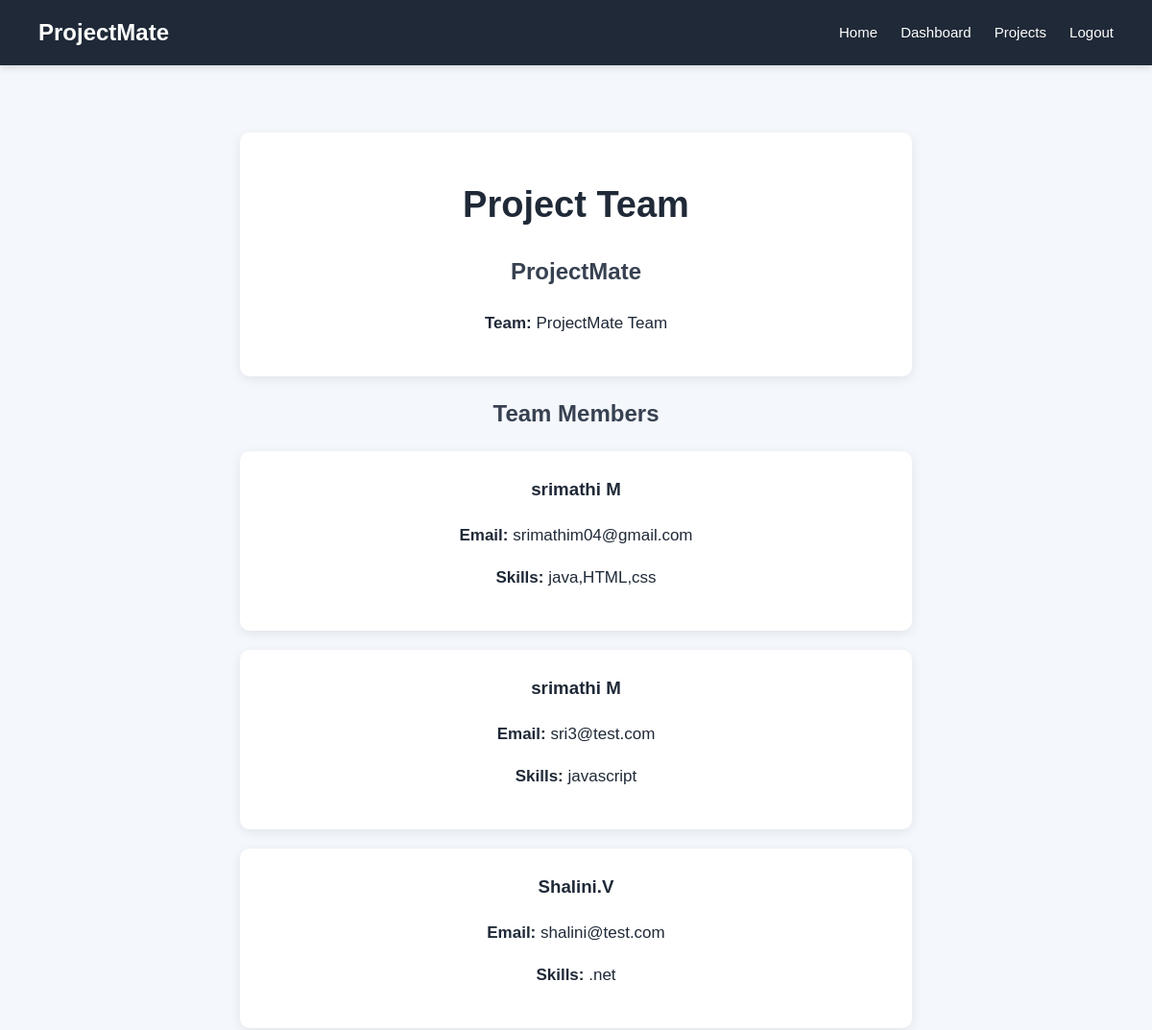
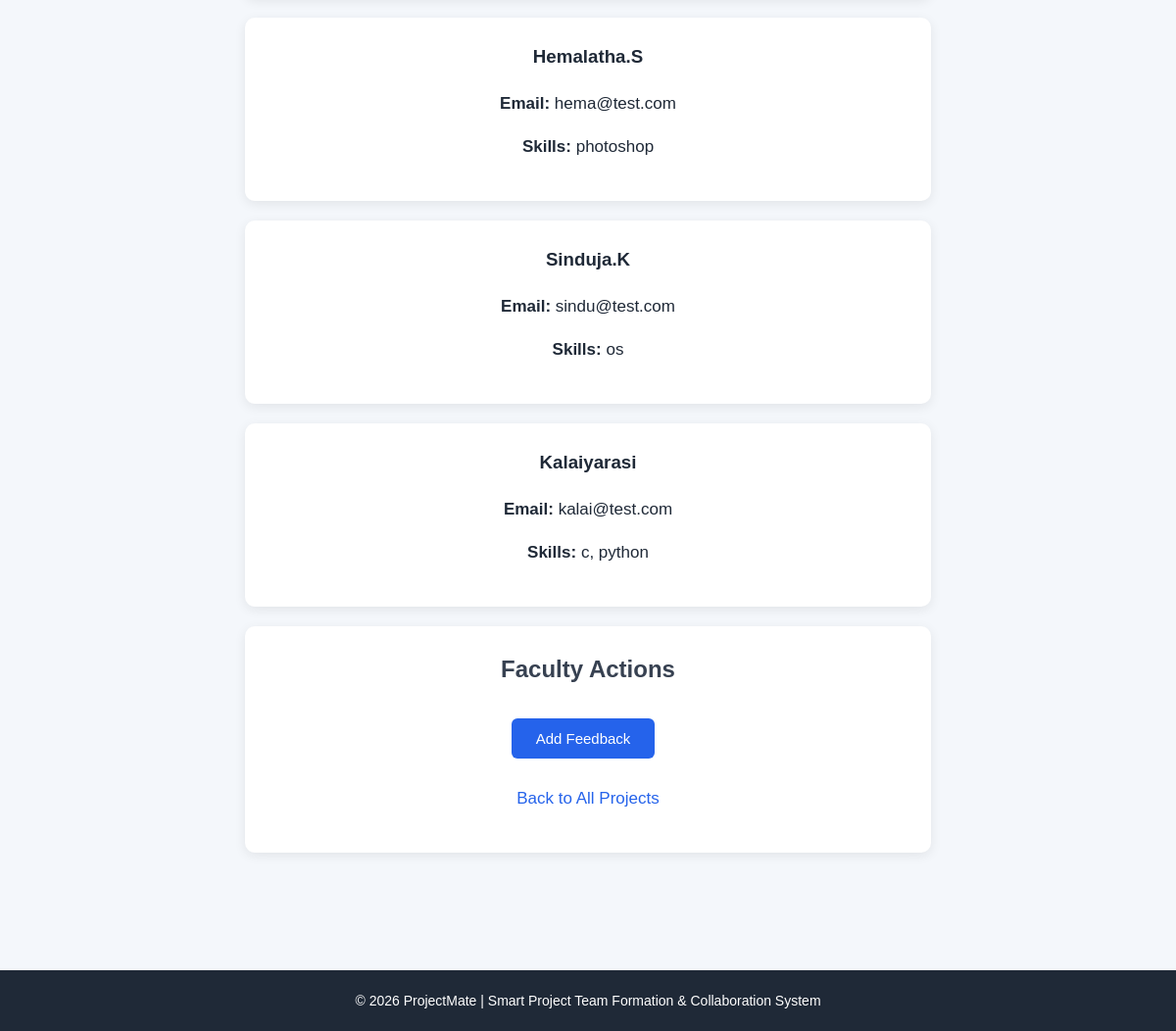
Screenshot of /faculty-project-team/1 (signed in) with the database file from the repository (2 pictures, top to bottom).
### tables this page shows
CREATE TABLE projects (
            id INTEGER PRIMARY KEY AUTOINCREMENT,
            project_name TEXT NOT NULL,
            description TEXT,
            team_id INTEGER NOT NULL,
            guide_id INTEGER,
            start_date TEXT,
            end_date TEXT,
            status TEXT DEFAULT 'Not Started',
            FOREIGN KEY (team_id) REFERENCES teams(id),
            FOREIGN KEY (guide_id) REFERENCES users(id)
        );

CREATE TABLE teams (
            id INTEGER PRIMARY KEY AUTOINCREMENT,
            team_name TEXT UNIQUE NOT NULL,
            leader_id INTEGER,
            created_at TIMESTAMP DEFAULT CURRENT_TIMESTAMP,
            FOREIGN KEY (leader_id) REFERENCES student_profiles(id)
        );

CREATE TABLE users (
            id INTEGER PRIMARY KEY AUTOINCREMENT,
            name TEXT NOT NULL,
            email TEXT UNIQUE NOT NULL,
            password TEXT NOT NULL,
            role TEXT NOT NULL
        );

### app.py (the view)
@app.route("/faculty-project-team/<int:project_id>")
def faculty_project_team(project_id):
    user_id = session.get("user_id")
    if not user_id:
        return redirect(url_for("faculty_login"))
    conn = get_db_connection()
    faculty = conn.execute("""
        SELECT id
        FROM users
        WHERE id = ?
        AND role = 'faculty'
    """, (user_id,)).fetchone()
    if faculty is None:
        conn.close()
        return "Access denied! Faculty only."
    project = conn.execute("""
        SELECT
            projects.id,
            projects.project_name,
            projects.team_id,
            teams.team_name
        FROM projects
        JOIN teams
            ON projects.team_id = teams.id
        WHERE projects.id = ?
    """, (project_id,)).fetchone()
    if project is None:
        conn.close()
        return "Project not found!"
    members = conn.execute("""
        SELECT
            users.name,
            users.email,
            GROUP_CONCAT(
                DISTINCT skills.skill_name
            ) AS skills
        FROM team_members
        JOIN student_profiles
            ON team_members.student_id = student_profiles.id
        JOIN users
            ON student_profiles.user_id = users.id
        LEFT JOIN student_skills
            ON student_profiles.id = student_skills.student_id
        LEFT JOIN skills
            ON student_skills.skill_id = skills.id
        WHERE team_members.team_id = ?
        GROUP BY users.id
    """, (project["team_id"],)).fetchall()
    conn.close()
    return render_template(
        "faculty_project_team.html",
        project=project,
        members=members
    )

### app.py (called while the page is built)
def get_db_connection():
    conn = sqlite3.connect(DATABASE)
    conn.row_factory = sqlite3.Row
    return conn

### templates/faculty_project_team.html (shortened to what this page needs)
<!DOCTYPE html>
<html lang="en">
<head>
    <link rel="stylesheet"
          href="{{ url_for('static', filename='style.css') }}">
</head>
<body>
    <nav>
        <h2>ProjectMate</h2>
        <div>
            <a href="{{ url_for('home') }}">
                Home
            </a>
            <a href="{{ url_for('faculty_dashboard') }}">
                Dashboard
            </a>
            <a href="{{ url_for('faculty_projects') }}">
                Projects
            </a>
            <a href="{{ url_for('student_logout') }}">
                Logout
            </a>
        </div>
    </nav>
    <main>
        <section class="card">
            <h1>
                Project Team
            </h1>
            <h2>
                {{ project["project_name"] }}
            </h2>
            <p>
                <strong>Team:</strong>
                {{ project["team_name"] }}
            </p>
        </section>
        <section>
            <h2>
                Team Members
            </h2>
            {% if members %}
                {% for member in members %}
                    <div class="card">
                        <h3>
                            {{ member["name"] }}
                        </h3>
                        <p>
                            <strong>Email:</strong>
                            {{ member["email"] }}
                        </p>
                        <p>
                            <strong>Skills:</strong>
                            {% if member["skills"] %}
                                {{ member["skills"] }}
                            {% else %}
                                No skills added yet
                            {% endif %}
                        </p>
                    </div>
                {% endfor %}
            {% else %}
                <div class="card">
                    <p>
                        No team members found.
                    </p>
                </div>
            {% endif %}
        </section>
        <section class="card">
            <h2>
                Faculty Actions
            </h2>
            <p>
                <a href="{{ url_for(
                    'add_feedback',
                    project_id=project['id']
                ) }}">
                    <button type="button">
                        Add Feedback
                    </button>
                </a>
            </p>
            <p>
                <a href="{{ url_for('faculty_projects') }}">
                    Back to All Projects
                </a>
            </p>
        </section>
    </main>
    <footer>
        <p>
            © 2026 ProjectMate |
            Smart Project Team Formation &
            Collaboration System
        </p>
    </footer>
</body>
</html>

### static/style.css (style rules this page uses)
* { box-sizing: border-box; }
body { font-family: Arial, sans-serif; margin: 0; padding: 0; background-color: #f4f7fb; color: #1f2937; line-height: 1.6; }
nav { background-color: #1f2937; padding: 15px 40px; display: flex; justify-content: space-between; align-items: center; box-shadow: 0 2px 8px rgba(0, 0, 0, 0.15); }
nav h2 { color: white; margin: 0; }
nav a { color: white; text-decoration: none; margin-left: 20px; font-size: 15px; }
main { max-width: 1100px; margin: 0 auto; padding: 50px 25px; }
h1 { margin-top: 20px; color: #1f2937; font-size: 32px; }
h2 { color: #374151; }
h3 { color: #1f2937; }
p { font-size: 16px; line-height: 1.6; }
main section:first-child { text-align: center; }
main h1 { font-size: 38px; margin-bottom: 20px; }
main h2 { font-size: 24px; margin-bottom: 20px; }
main p { font-size: 17px; }
button { background-color: #2563eb; color: white; border: none; padding: 12px 25px; margin: 10px; border-radius: 6px; cursor: pointer; font-size: 15px; transition: 0.3s; }
a { color: #2563eb; text-decoration: none; }
.card { background-color: white; padding: 25px; margin: 20px auto; max-width: 700px; border-radius: 10px; box-shadow: 0 3px 12px rgba(0, 0, 0, 0.08); }
.card h2, .card h3 { margin-top: 0; }
.card button { margin-left: 0; }
footer { text-align: center; padding: 20px; margin-top: 50px; background-color: #1f2937; color: white; }
footer p { margin: 0; font-size: 14px; }
main { max-width: 1100px; margin: 0 auto; padding: 50px 25px; text-align: center; }
.card { background-color: white; padding: 25px; margin: 20px auto; max-width: 700px; border-radius: 10px; box-shadow: 0 3px 12px rgba(0, 0, 0, 0.08); text-align: center; }

### rows the page displays
projects: project_name "ProjectMate"
teams: team_name "ProjectMate Team"
users: name "srimathi M", email "srimathim04@gmail.com", skills "java,HTML,css"
users: name "srimathi M", email "sri3@test.com", skills "javascript"
users: name "Shalini.V", email "shalini@test.com", skills ".net"
users: name "Hemalatha.S", email "hema@test.com", skills "photoshop"
users: name "Sinduja.K", email "sindu@test.com", skills "os"
users: name "Kalaiyarasi", email "kalai@test.com", skills "c, python"
